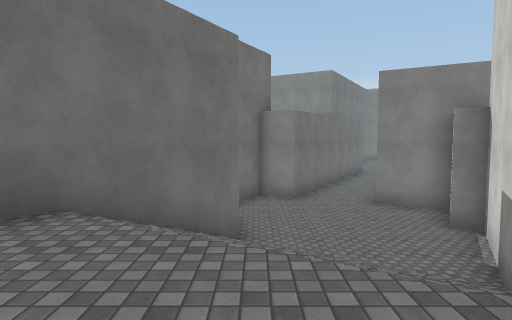
View 1 (above)

19 first-person views from a walk through a 3-D level made in the Unity game engine. The camera is 1.5 m above the floor, tilts 4° down and sees 75° across. The floor is counted in squares, 2 m on a side. Each view is taken from the middle of a square. On the plan, view 1 faces up. The plan holds only what a view shows up to about 11 squares ahead; the rest is blank. The place goes on beyond the plan. The player is left out. Some animated figures are left out. Surface patterns are stand-ins for the level's own textures.

View 2
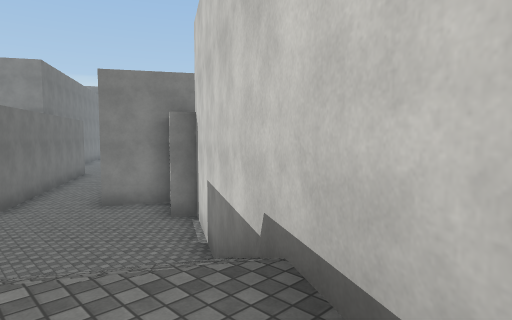

View 3
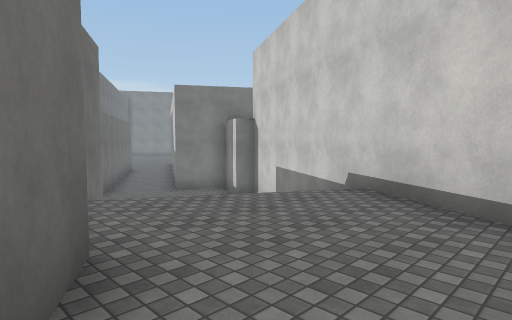

View 4
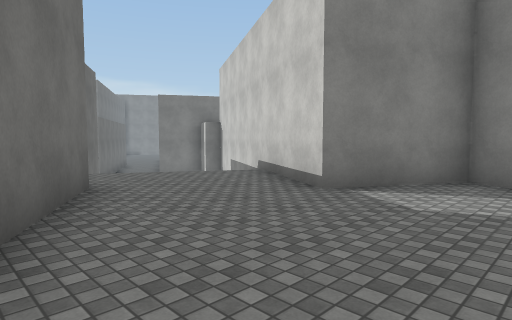

View 5
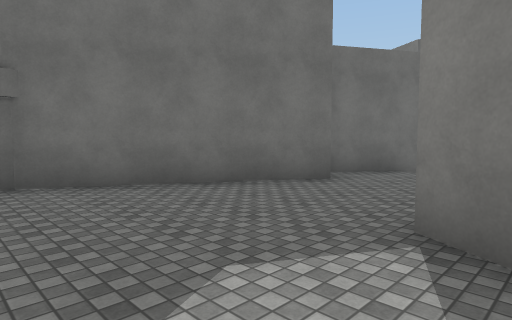

View 6
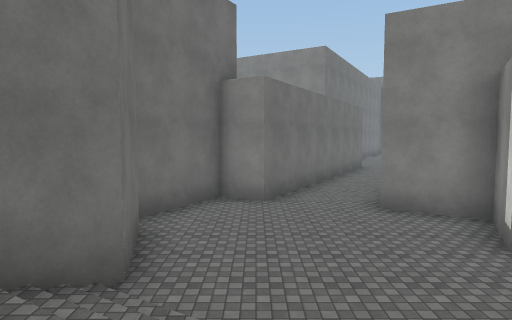

View 7
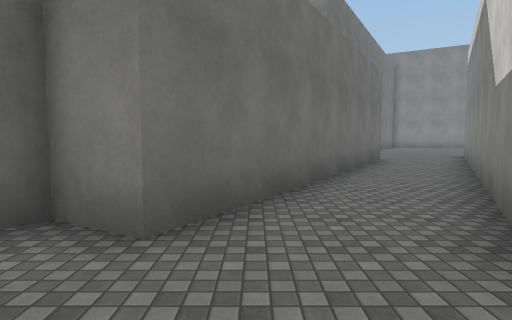

View 8
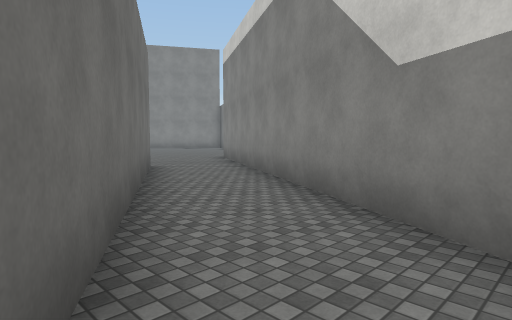

View 9
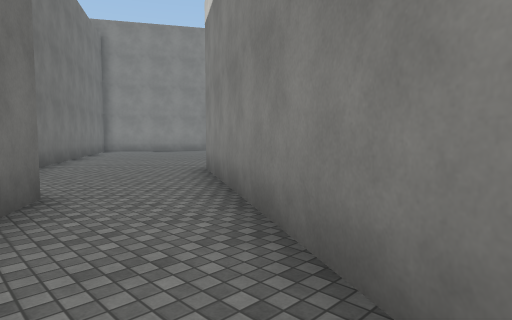

View 10
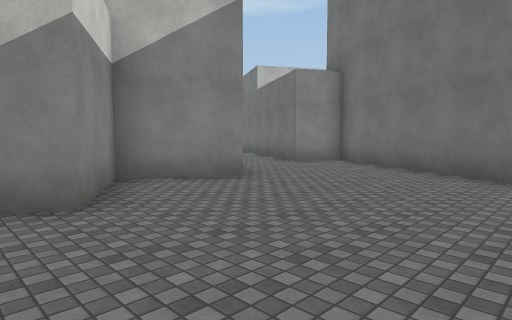

View 11
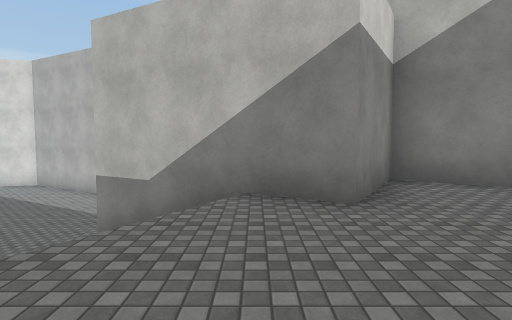

View 12
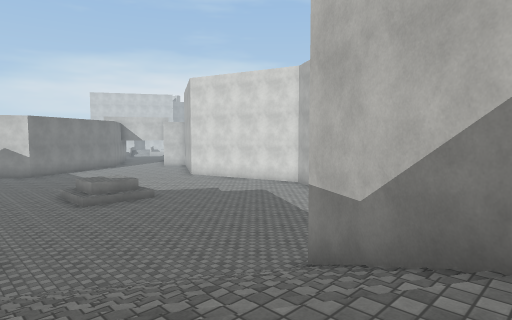

View 13
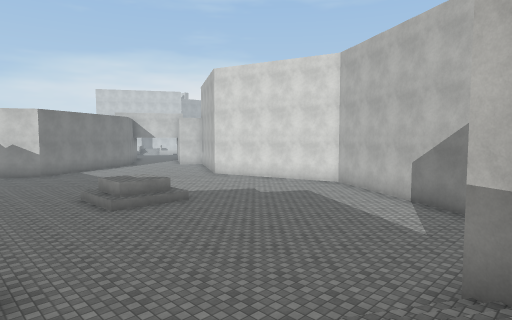

View 14
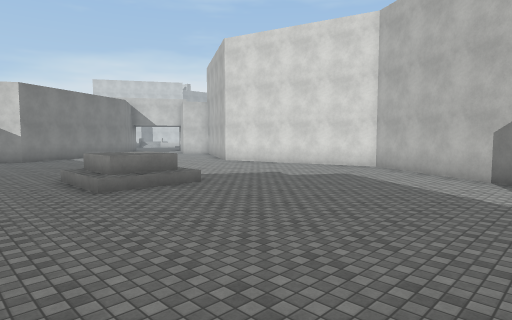

View 15
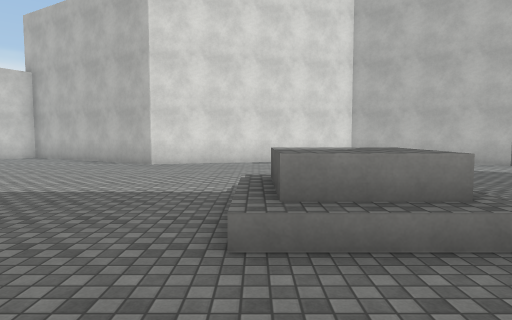

View 16
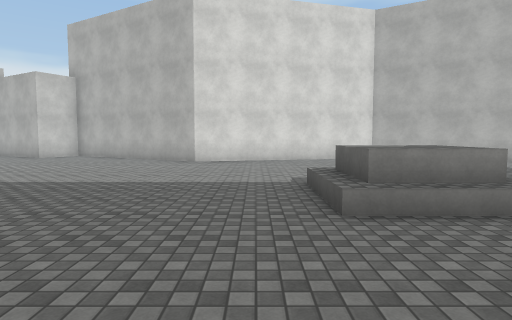

View 17
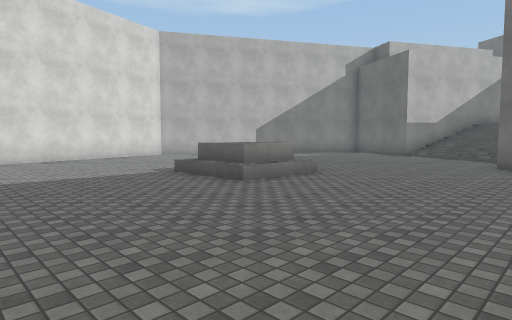

View 18
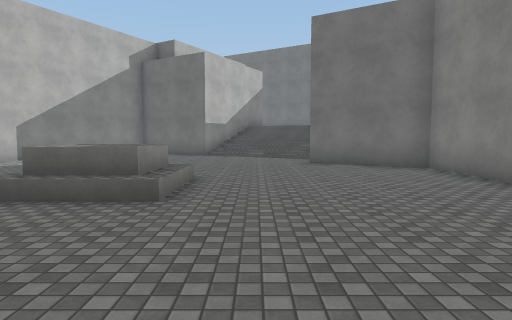

View 19
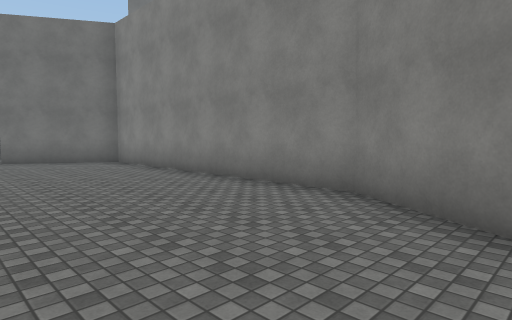

### Floor plan
Key: @ floor where view 1 was taken; # wall or solid block; . main floor; : floor 2.5 m higher than the main floor; + floor 5 m higher than the main floor; / step, stairs or slope; ^ raised ledge.
Columns run from 5 left of view 1 to 32 right of it. Each row starts with its distance up from view 1.
 25             ##::::::      ############
 24            ##::::::::     #..........#
 23            #::::::::://// #...........
 22           ##::::::::////..............
 21           #:::::::#:////..............
 20           #::::#:####//......///.....
 19           #:::####  ##/....../^/....
 18           #:::#       ......./^/.....
 17          ##::##       ................
 16          #::##         ...............
 15         ##::#          ...............
 14        ##::##          #..............
 13        #:::#           ###........#...
 12       ##::##             ###..######..
 11     ###:::#                ###     ###
 10     #::::##
  9     #:::::#
  8     #:::::#
  7     #:::::#
  6     #/::::#
  5     #//::##
  4    ##///##
  3   ##////#
  2   #++//##
  1   #++/##
  0  ##++@#
 -1  #++++#
 -2 ##++++##
 -3 #++++++#
 -4  ++++++

Where each view was taken, in squares from view 1:
view 1: 0 up, 0 right, facing up
view 2: 0 up, 0 right, facing up-right
view 3: 1 down, 3 left, facing up-right
view 4: 4 down, 4 left, facing up-right
view 5: 4 down, 1 right, facing up-left
view 6: 3 up, 1 right, facing up
view 7: 8 up, 2 right, facing up
view 8: 11 up, 2 right, facing up-right
view 9: 14 up, 5 right, facing up-right
view 10: 25 up, 14 right, facing down-left
view 11: 25 up, 14 right, facing down
view 12: 23 up, 14 right, facing down-right
view 13: 23 up, 16 right, facing down-right
view 14: 22 up, 18 right, facing down-right
view 15: 22 up, 26 right, facing down
view 16: 23 up, 27 right, facing down
view 17: 24 up, 30 right, facing down-left
view 18: 21 up, 30 right, facing left
view 19: 21 up, 32 right, facing up-left
